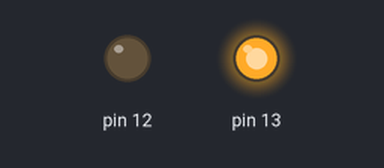
Bench run of a sketch on a simulated Arduino Uno, built with avr-gcc and run on an emulated ATmega328P. On the bench: output pins drawn as LEDs (lit = HIGH).

Above: at 2.0 s.
At 5.0 s:
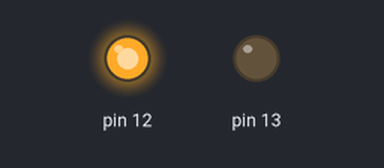
Timing chart, 0 to 7.8 s (numbered marks = the images above):
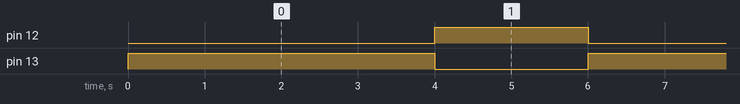

Measured:
- by itself, pin 12: alternates HIGH for 2.0 s and LOW for 4.0 s
- by itself, pin 13: alternates HIGH for 4.0 s and LOW for 2.0 s

The sketch:

Practica10_Informatica.ino
```cpp
/*
 * Esta es una practica de encender alternativamente dos LEDS
 * Autor: Mauro Fernandez
 * Data: 12/12/2024
*/

// C++ code
//
void setup()
{
  pinMode(13, OUTPUT);
  pinMode(12, OUTPUT);
}

void loop()
{
  digitalWrite(13, HIGH);
  digitalWrite(12, LOW);
  delay(4000); // Wait for 10000 millisecond(s)
  digitalWrite(13, LOW);
  digitalWrite(12, HIGH);
  delay(2000); // Wait for 4000 millisecond(s)
}
```
